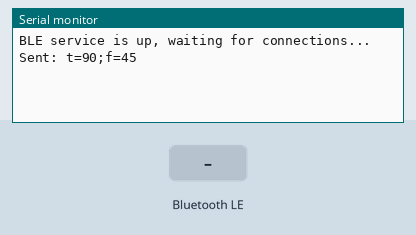
The sketch below on a simulated ESP32. Parts: the last lines printed to the serial monitor. The inputs (shaded band) are chosen by the test bench. Nothing arrives over Bluetooth unless stated; a phone connects over Bluetooth LE 3 s after start.

Above: at 1.2 s.
1.3 s: Bluetooth LE write "1" received
At 1.9 s:
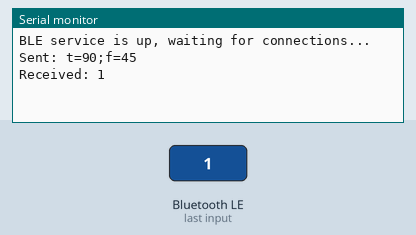
2.8 s: Bluetooth LE write "0" received
At 2.98 s:
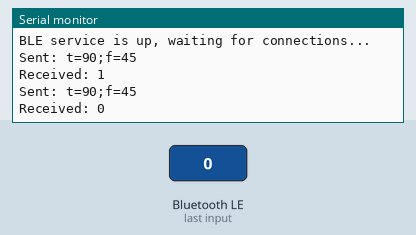
4.3 s: Bluetooth LE write "2" received
At 4.7 s:
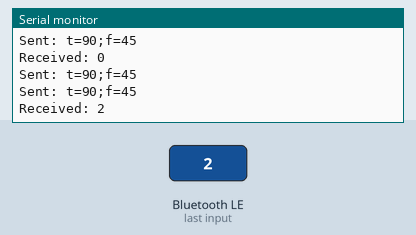

The sketch:

bluetooth-low-energy.ino
```cpp
#include <BLEDevice.h>
#include <BLEServer.h>
#include <BLEUtils.h>
#include <BLE2902.h>

// UUIDs arbitraires (tu peux les changer)
#define SERVICE_UUID "b3b83c9e-8c0b-4cb2-b2f5-3d204a2f2f9a"
#define CHARACTERISTIC_UUID "a0c17ef1-f043-4c41-8c89-1a2b3e6f7d52"

BLECharacteristic *pCharacteristic;

class MyCallbacks : public BLECharacteristicCallbacks {
  void onWrite(BLECharacteristic *pCharacteristic) {
    String rxValue = pCharacteristic->getValue().c_str();  // Convert to Arduino String

    if (rxValue.length() > 0) {
      Serial.print("Received: ");
      Serial.println(rxValue);
    }
  }
};

void setup() {
  Serial.begin(115200);

  // Init BLE
  BLEDevice::init("ESP32_BLE");
  BLEServer *pServer = BLEDevice::createServer();

  // Crée un service BLE
  BLEService *pService = pServer->createService(SERVICE_UUID);

  // Crée une caractéristique BLE
  pCharacteristic = pService->createCharacteristic(
    CHARACTERISTIC_UUID,
    BLECharacteristic::PROPERTY_WRITE |
    BLECharacteristic::PROPERTY_READ |
    BLECharacteristic::PROPERTY_NOTIFY
  );

  pCharacteristic->setCallbacks(new MyCallbacks());

  // Ajoute un descripteur pour les notifications
  pCharacteristic->addDescriptor(new BLE2902());

  // Démarre le service
  pService->start();

  // Commence la publicité BLE
  BLEAdvertising *pAdvertising = BLEDevice::getAdvertising();
  pAdvertising->start();

  Serial.println("BLE service is up, waiting for connections...");
}

void loop() {
  static unsigned long lastSend = 0;
  if (millis() - lastSend > 1000) {
    lastSend = millis();
    String msg = "t=90;f=45";
    pCharacteristic->setValue(msg);
    pCharacteristic->notify();  // Envoie via notification BLE
    Serial.println("Sent: " + msg);
  }
}
```

Measured:
- after the input at 1.3 s, the serial monitor: prints a new line after 0.05 s (image 1)
- after the input at 2.8 s, the serial monitor: prints a new line after 0.05 s (image 2)
- after the input at 4.3 s, the serial monitor: prints a new line after 0.05 s (image 3)
